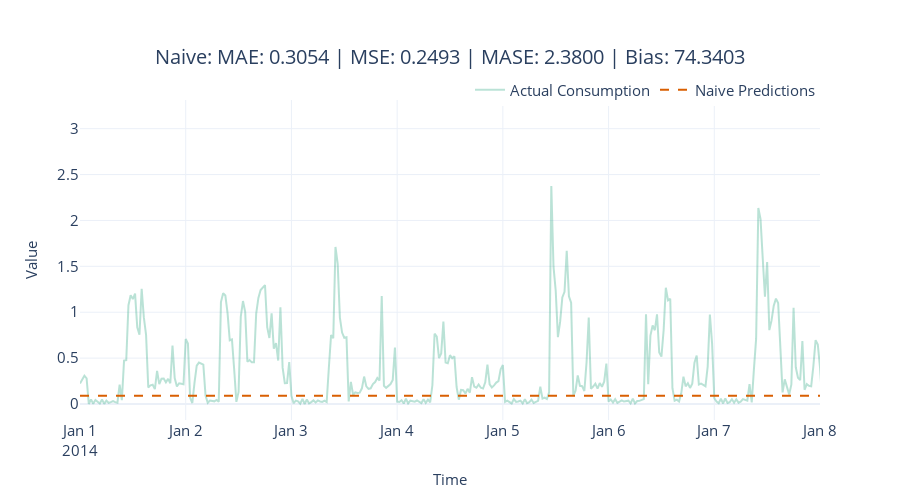

Notebook source saved alongside this figure:
### Code cell
fig = plot_forecast(pred_df, forecast_columns=["naive_predictions"], forecast_display_names=['Naive Predictions'])
fig = format_plot(fig, title=f"Naive: MAE: {metrics['MAE']:.4f} | MSE: {metrics['MSE']:.4f} | MASE: {metrics['MASE']:.4f} | Bias: {metrics['Forecast Bias']:.4f}")
fig.update_xaxes(type="date", range=["2014-01-01", "2014-01-08"])
fig.write_image("imgs/chapter_4/naive.png")
fig.show()

### Figure 1 — Plotly figure (JSON) as saved in the notebook; plotly's stock layout.template omitted (floating-point values rounded to 4 significant figures; data arrays with more than 128 entries replaced by an {"elided": "..."} marker saying what was removed)
{"data": [{"line": {"color": "rgba(27,158,119, 0.3)"}, "mode": "lines", "name": "Actual Consumption", "type": "scatter", "x": {"elided": "1488 str values"}, "y": {"elided": "1488 float values"}}, {"line": {"color": "rgba(217,95,2, 1)", "dash": "dash"}, "mode": "lines", "name": "Naive Predictions", "type": "scatter", "x": {"elided": "1488 str values"}, "y": {"elided": "1488 float values"}}], "layout": {"autosize": false, "height": 500, "legend": {"font": {"size": 15}, "orientation": "h", "title": {}, "x": 1, "xanchor": "right", "y": 0.98, "yanchor": "bottom"}, "title": {"font": {"size": 20}, "text": "Naive: MAE: 0.3054 | MSE: 0.2493 | MASE: 2.3800 | Bias: 74.3403", "x": 0.5, "xanchor": "center", "yanchor": "top"}, "width": 900, "xaxis": {"range": ["2014-01-01", "2014-01-08"], "tickfont": {"size": 15}, "title": {"font": {"size": 15}, "text": "Time"}, "type": "date"}, "yaxis": {"tickfont": {"size": 15}, "title": {"font": {"size": 15}, "text": "Value"}}}}
